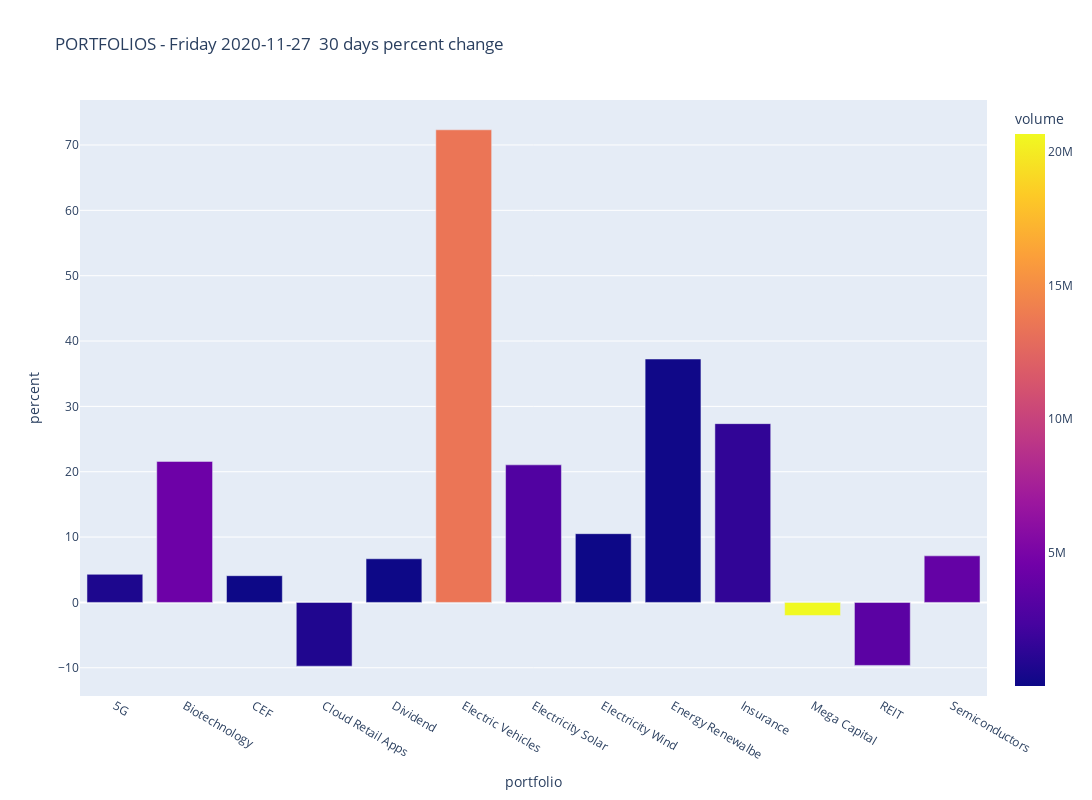

Notebook code for this chart:
### Code cell
fig = px.bar(dfg, x="portfolio", y="percent",
                  color="volume", title=title,
                 hover_name="portfolio", log_x=False, log_y=False,
                 width=1330, height=800)
fig.show()

### Figure 1 — Plotly figure (JSON) as saved in the notebook; plotly's stock layout.template omitted (floating-point values rounded to 4 significant figures)
{"data": [{"alignmentgroup": "True", "hoverlabel": {"namelength": 0}, "hovertemplate": "<b>%{hovertext}</b><br><br>portfolio=%{x}<br>percent=%{y}<br>volume=%{marker.color}", "hovertext": ["5G", "Biotechnology", "CEF", "Cloud Retail Apps", "Dividend", "Electric Vehicles", "Electricity Solar", "Electricity Wind", "Energy Renewalbe", "Insurance", "Mega Capital", "REIT", "Semiconductors"], "legendgroup": "", "marker": {"color": [670334, 4346686, 26492, 776911, 23300.0, 13510000.0, 2892000.0, 38741, 128533, 1459008, 20656810, 3393063, 3896000.0], "coloraxis": "coloraxis"}, "name": "", "offsetgroup": "", "orientation": "v", "showlegend": false, "textposition": "auto", "type": "bar", "x": ["5G", "Biotechnology", "CEF", "Cloud Retail Apps", "Dividend", "Electric Vehicles", "Electricity Solar", "Electricity Wind", "Energy Renewalbe", "Insurance", "Mega Capital", "REIT", "Semiconductors"], "xaxis": "x", "y": [4.3, 21.58, 4.09, -9.76, 6.68, 72.33, 21.05, 10.52, 37.25, 27.36, -1.997, -9.64, 7.127], "yaxis": "y"}], "layout": {"barmode": "relative", "coloraxis": {"colorbar": {"title": {"text": "volume"}}, "colorscale": [[0, "#0d0887"], [0.1111, "#46039f"], [0.2222, "#7201a8"], [0.3333, "#9c179e"], [0.4444, "#bd3786"], [0.5556, "#d8576b"], [0.6667, "#ed7953"], [0.7778, "#fb9f3a"], [0.8889, "#fdca26"], [1, "#f0f921"]]}, "height": 800, "legend": {"tracegroupgap": 0}, "title": {"text": "PORTFOLIOS - Friday 2020-11-27  30 days percent change"}, "width": 1330, "xaxis": {"anchor": "y", "domain": [0, 1], "title": {"text": "portfolio"}}, "yaxis": {"anchor": "x", "domain": [0, 1], "title": {"text": "percent"}}}}
